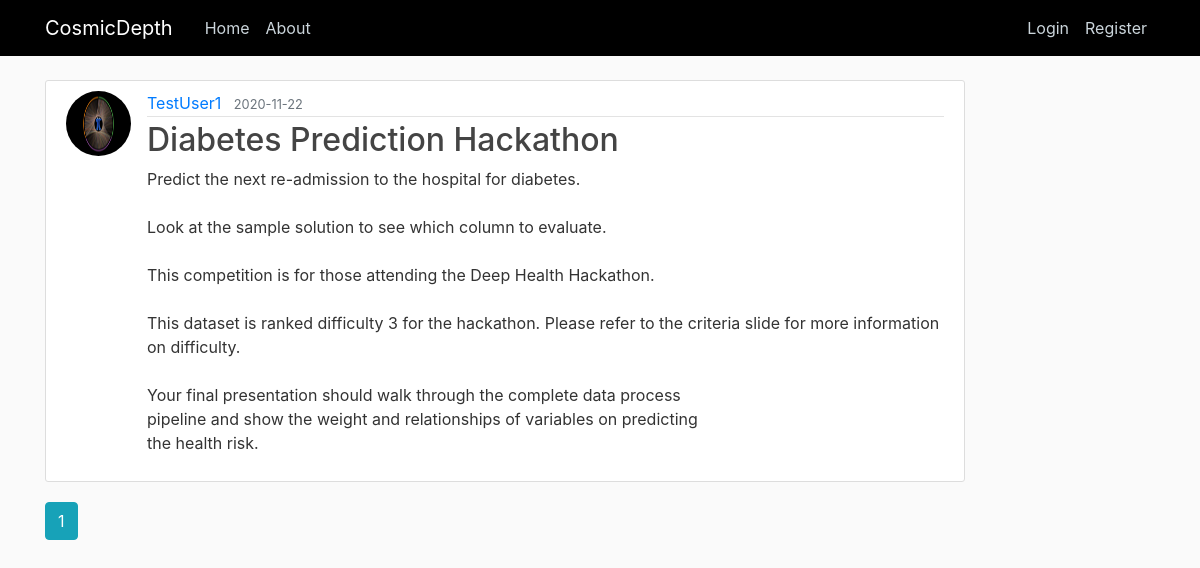
The page /home on the database its author committed.
### cosmicdepth/models.py (models this page shows, shortened)
class Post(db.Model):
    id = db.Column(db.Integer, primary_key=True)
    title = db.Column(db.String(100), nullable=False)
    date_posted = db.Column(db.DateTime, nullable=False, default=datetime.utcnow)
    content = db.Column(db.Text, nullable=False)
    user_id = db.Column(db.Integer, db.ForeignKey('user.id'), nullable=False)

class User(db.Model, UserMixin):
    id = db.Column(db.Integer, primary_key=True)
    username = db.Column(db.String(20), unique=True, nullable=False)
    email = db.Column(db.String(120), unique=True, nullable=False)
    image_file = db.Column(db.String(20), nullable=False, default='default.jpg')
    password = db.Column(db.String(60), nullable=False)
    posts = db.relationship('Post', backref='author', lazy=True)

### cosmicdepth/main/routes.py (the view)
@main.route("/")
@main.route("/home")
def home():
    page = request.args.get('page', 1, type=int)
    posts = Post.query.order_by(Post.date_posted.desc()).paginate(page=page, per_page=5)
    return render_template('home.html', posts=posts)

### cosmicdepth/templates/home.html
{% extends "layout.html" %}
{% block content %}
    {% for post in posts.items %}
        <article class="media content-section">
          <img class="rounded-circle article-img" src="{{ url_for('static', filename='profile_pics/' + post.author.image_file) }}">
          <div class="media-body">
            <div class="article-metadata">
              <a class="mr-2" href="{{ url_for('users.user_posts', username=post.author.username) }}">{{ post.author.username }}</a>
              <small class="text-muted">{{ post.date_posted.strftime('%Y-%m-%d') }}</small>
            </div>
            <h2><a class="article-title" href="{{ url_for('posts.post', post_id=post.id) }}">{{ post.title }}</a></h2>
            <p class="article-content">{{ post.content }}</p>
          </div>
        </article>
    {% endfor %}
    {% for page_num in posts.iter_pages(left_edge=1, right_edge=1, left_current=1, right_current=2) %}
      {% if page_num %}
        {% if posts.page == page_num %}
          <a class="btn btn-info mb-4" href="{{ url_for('main.home', page=page_num) }}">{{ page_num }}</a>
        {% else %}
          <a class="btn btn-outline-info mb-4" href="{{ url_for('main.home', page=page_num) }}">{{ page_num }}</a>
        {% endif %}
      {% else %}
        ...
      {% endif %}
    {% endfor %}
{% endblock content %}

### cosmicdepth/static/main.css (style rules this page uses)
body { background: #fafafa; color: #333333; margin-top: 5rem; }
h1, h2, h3, h4, h5, h6 { color: #444444; }
.content-section { background: #ffffff; padding: 10px 20px; border: 1px solid #dddddd; border-radius: 3px; margin-bottom: 20px; }
.article-title { color: #444444; }
.article-content { white-space: pre-line; }
.article-img { height: 65px; width: 65px; margin-right: 16px; }
.article-metadata { padding-bottom: 1px; margin-bottom: 4px; border-bottom: 1px solid #e3e3e3 }

### rows shown on the page
Post: image_file (picture), author.username "TestUser1", date_posted "2020-11-22", title "Diabetes Prediction Hackathon", content "Predict the next re-admission to the hospital for diabetes. Look at the sample solution to see which column to evaluate. This competition is for those attending the Deep Health Hackathon. This dataset is ranked difficulty 3 for the hackathon. Please refer to the criteria slide for more information on difficulty. Your final presentation should walk through the complete data process pipeline and show the weight and relationships of variables on predicting the health risk."

### other values the page prints
{{ page_num }} "1"
